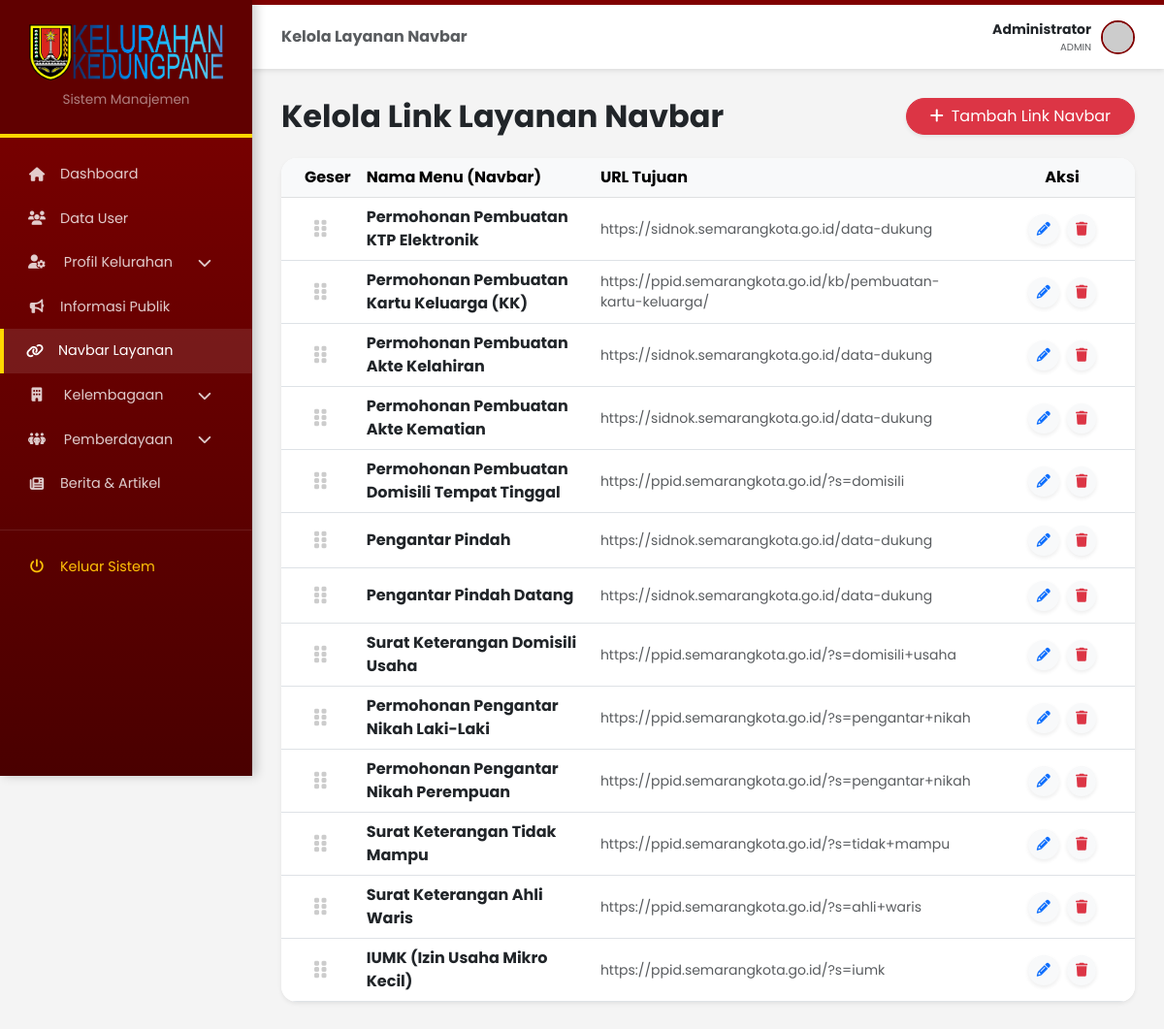
The app's page /admin/admin_layanan_nav.php (signed in) with its own data.
### tables this page shows
CREATE TABLE `navbar_layanan` (
  `id` int(11) NOT NULL,
  `nama_layanan` varchar(255) NOT NULL,
  `url` text NOT NULL,
  `urutan` int(11) DEFAULT 0
);

### admin/admin_layanan_nav.php (the view, shortened to what this page needs)
<?php
require_once __DIR__ . '/auth.php';
include 'admin_header.php';
$data_layanan = [];
$query = mysqli_query($conn, "SELECT * FROM navbar_layanan ORDER BY urutan ASC");
while($row = mysqli_fetch_assoc($query)) {
    $data_layanan[] = $row;
}
?>
<div class="d-flex justify-content-between align-items-center mb-4">
    <h2 class="fw-bold mb-0">Kelola Link Layanan Navbar</h2>
    <button class="btn btn-danger rounded-pill px-4 shadow-sm" data-bs-toggle="modal" data-bs-target="#tambahModal">
        <i class="fa-solid fa-plus me-2"></i>Tambah Link Navbar
    </button>
</div>
<div class="card border-0 shadow-sm rounded-4 overflow-hidden">
    <div class="table-responsive">
        <table class="table table-hover align-middle mb-0">
            <thead class="table-light">
                <tr>
                    <th class="ps-4" width="50">Geser</th>
                    <th>Nama Menu (Navbar)</th>
                    <th>URL Tujuan</th>
                    <th class="text-center" width="150">Aksi</th>
                </tr>
            </thead>
            <tbody id="list-layanan">
                <?php foreach($data_layanan as $row): ?>
                <tr data-id="<?= $row['id']; ?>">
                    <td class="ps-4"><i class="fa-solid fa-grip-vertical drag-handle fs-5"></i></td>
                    <td class="fw-bold"><?= htmlspecialchars($row['nama_layanan']); ?></td>
                    <td class="small text-muted"><?= htmlspecialchars($row['url']); ?></td>
                    <td class="text-center">
                        <button class="btn btn-sm btn-light rounded-circle shadow-sm me-1" data-bs-toggle="modal" data-bs-target="#editModal<?= $row['id']; ?>">
                            <i class="fa-solid fa-pencil text-primary"></i>
                        </button>
                        <a href="?hapus=<?= $row['id']; ?>" class="btn btn-sm btn-light rounded-circle shadow-sm btn-hapus" title="Hapus">
                            <i class="fa-solid fa-trash text-danger"></i>
                        </a>
                    </td>
                </tr>
                <?php endforeach; ?>
            </tbody>
        </table>
    </div>
</div>
<?php include 'admin_footer.php'; ?>

### admin/admin_styles.css (style rules this page uses)
:root { --maroon-dark: #4a0000; --maroon-bright: #800000; --maroon-header: #600000; --gold: #ffd700; --bg-light: #f4f4f4; }
* { margin: 0; padding: 0; box-sizing: border-box; }
body { font-family: 'Poppins', sans-serif; background-color: var(--bg-light); display: flex; min-height: 100vh; }
.table-responsive { overflow-x: auto; -webkit-overflow-scrolling: touch; }
.card { border-radius: 0.75rem; }

### admin/admin_layanan_nav.php (style rules this page uses)
.drag-handle { cursor: grab; color: #ccc; padding: 10px; }

### records on screen
navbar_layanan: nama_layanan "Permohonan Pembuatan KTP Elektronik", url "https://sidnok.semarangkota.go.id/data-dukung"
navbar_layanan: nama_layanan "Permohonan Pembuatan Kartu Keluarga (KK)", url "https://ppid.semarangkota.go.id/kb/pembuatan-kartu-keluarga/"
navbar_layanan: nama_layanan "Permohonan Pembuatan Akte Kelahiran", url "https://sidnok.semarangkota.go.id/data-dukung"
navbar_layanan: nama_layanan "Permohonan Pembuatan Akte Kematian", url "https://sidnok.semarangkota.go.id/data-dukung"
navbar_layanan: nama_layanan "Permohonan Pembuatan Domisili Tempat Tinggal", url "https://ppid.semarangkota.go.id/?s=domisili"
navbar_layanan: nama_layanan "Pengantar Pindah", url "https://sidnok.semarangkota.go.id/data-dukung"
navbar_layanan: nama_layanan "Pengantar Pindah Datang", url "https://sidnok.semarangkota.go.id/data-dukung"
navbar_layanan: nama_layanan "Surat Keterangan Domisili Usaha", url "https://ppid.semarangkota.go.id/?s=domisili+usaha"
navbar_layanan: nama_layanan "Permohonan Pengantar Nikah Laki-Laki", url "https://ppid.semarangkota.go.id/?s=pengantar+nikah"
navbar_layanan: nama_layanan "Permohonan Pengantar Nikah Perempuan", url "https://ppid.semarangkota.go.id/?s=pengantar+nikah"
navbar_layanan: nama_layanan "Surat Keterangan Tidak Mampu", url "https://ppid.semarangkota.go.id/?s=tidak+mampu"
navbar_layanan: nama_layanan "Surat Keterangan Ahli Waris", url "https://ppid.semarangkota.go.id/?s=ahli+waris"
navbar_layanan: nama_layanan "IUMK (Izin Usaha Mikro Kecil)", url "https://ppid.semarangkota.go.id/?s=iumk"

### other values on screen
$page_title "Kelola Layanan Navbar"
$_SESSION['nama'] "Administrator"
$_SESSION['role'] "ADMIN"
